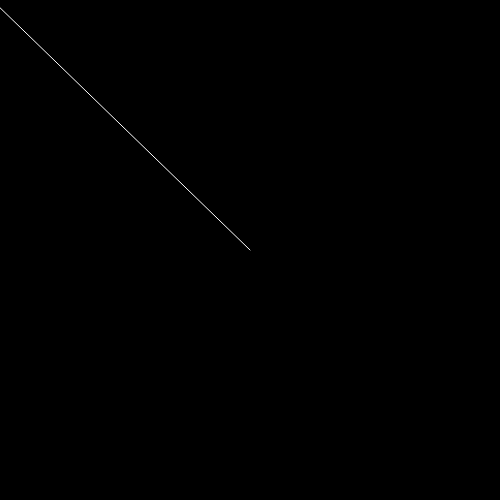
Frame 1 (no input)
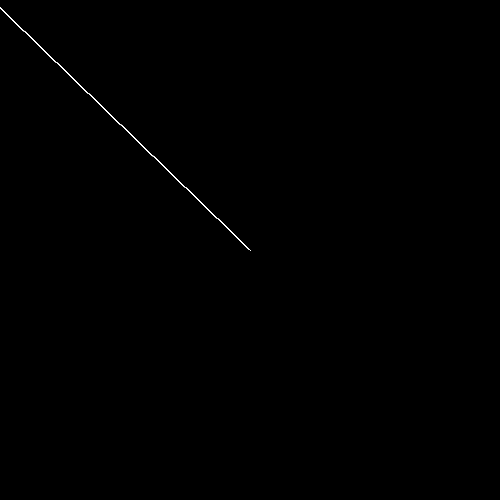
Frame 60 (no input)
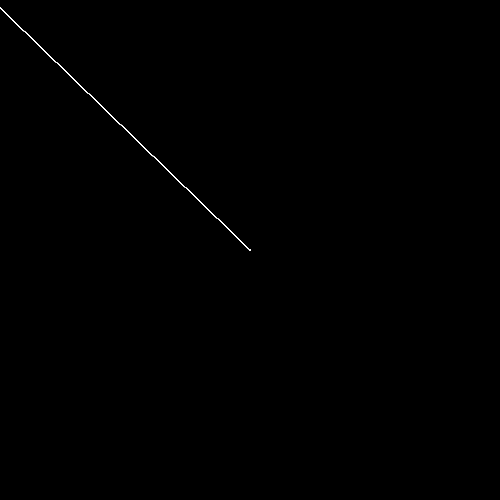
Frame 120 (the mouse pressed at the canvas centre since frame 60)

The p5.js sketch that drew these frames (run headless with seeded random() and noise() and a simulated clock; from frame 60 on, the mouse is pressed at the canvas centre):

// p5.js sketch
// ── sketch.js
var theCanvas;

function setup() {

  // create our canvas element - note that we are capturing the result
  // of this function into a variable.  this will serve as a reference to the
  // canvas element on the HTML page
  theCanvas = createCanvas(500,500);

  // set two CSS rules on our canvas element - first, tell the element to behave
  // like a 'block' (instead of as an in-line element, which is the default
  // behavior for canvas tags)
  theCanvas.style('display', 'block');

  // next, tell the canvas to set its margin to 'auto' -- this will compute the
  // total width of the browser window and the width of the canvas and then
  // evenly distribute any extra space on both sides of the canvas element
  theCanvas.style('margin', 'auto');

  // some drawing stuff
  background(0);
  stroke(255);
}

function draw() {
  line(width/2, height/2, mouseX, mouseY);
}
